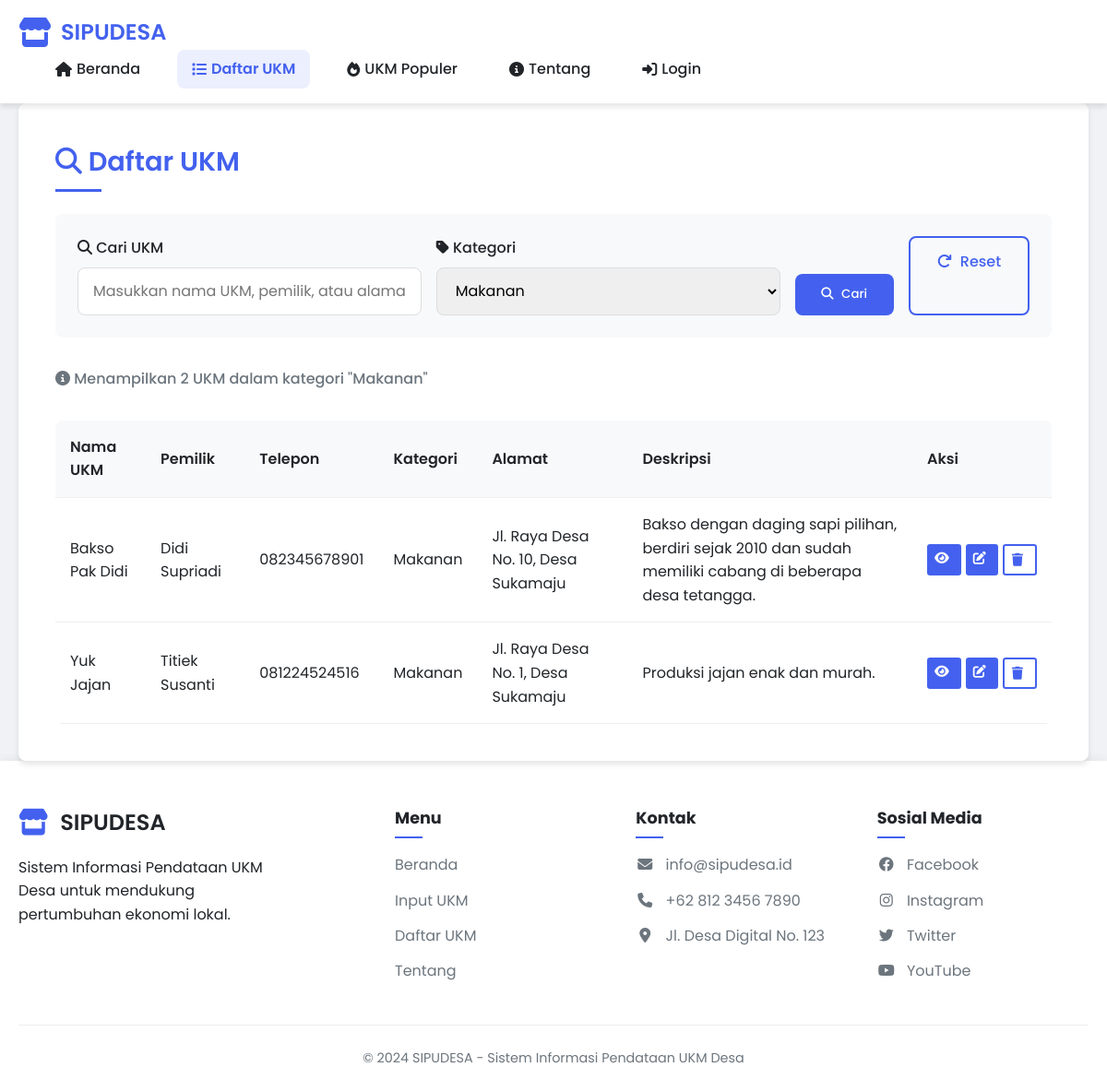
The app's page /daftar_ukm.php?kategori=Makanan with its own data.
### tables this page shows
CREATE TABLE ukm (
    id INT AUTO_INCREMENT PRIMARY KEY,
    nama_ukm VARCHAR(100) NOT NULL,
    pemilik_id INT NOT NULL,
    alamat TEXT NOT NULL,
    kategori_id INT NOT NULL,
    deskripsi TEXT NOT NULL,
    jumlah_karyawan INT DEFAULT 0,
    tahun_berdiri YEAR,
    status ENUM('Aktif', 'Tidak Aktif') DEFAULT 'Aktif',
    user_id INT NOT NULL,
    created_at TIMESTAMP DEFAULT CURRENT_TIMESTAMP,
    updated_at TIMESTAMP DEFAULT CURRENT_TIMESTAMP ON UPDATE CURRENT_TIMESTAMP,
    FOREIGN KEY (pemilik_id) REFERENCES pemilik_ukm(id),
    FOREIGN KEY (kategori_id) REFERENCES kategori_ukm(id),
    FOREIGN KEY (user_id) REFERENCES users(id) ON DELETE CASCADE
);

CREATE TABLE pemilik_ukm (
    id INT AUTO_INCREMENT PRIMARY KEY,
    nama VARCHAR(100) NOT NULL,
    telepon VARCHAR(20) NOT NULL,
    email VARCHAR(100),
    alamat TEXT,
    created_at TIMESTAMP DEFAULT CURRENT_TIMESTAMP,
    updated_at TIMESTAMP DEFAULT CURRENT_TIMESTAMP ON UPDATE CURRENT_TIMESTAMP
);

CREATE TABLE kategori_ukm (
    id INT AUTO_INCREMENT PRIMARY KEY,
    nama_kategori VARCHAR(50) NOT NULL,
    deskripsi TEXT
);

### daftar_ukm.php (the view, shortened to what this page needs)
<?php
require_once 'config/database.php';
$search = isset($_GET['search']) ? $_GET['search'] : '';
$kategori = isset($_GET['kategori']) ? $_GET['kategori'] : '';
$query = "SELECT u.*, p.nama as nama_pemilik, p.telepon as telepon_pemilik, k.nama_kategori as kategori
          FROM ukm u
          LEFT JOIN pemilik_ukm p ON u.pemilik_id = p.id
          LEFT JOIN kategori_ukm k ON u.kategori_id = k.id
          WHERE 1=1";
if (!empty($kategori)) {
    $query .= " AND k.nama_kategori = :kategori";
}
$query .= " ORDER BY u.nama_ukm ASC";
try {
    $stmt = $pdo->prepare($query);
    if (!empty($kategori)) {
        $stmt->bindParam(':kategori', $kategori);
    }
    $stmt->execute();
    $ukms = $stmt->fetchAll(PDO::FETCH_ASSOC);
} catch(PDOException $e) {
    $error = $e->getMessage();
}
?>
<!DOCTYPE html>
<html lang="id">
<head>
    <link rel="stylesheet" href="css/style.css">
    <link rel="stylesheet" href="https://cdnjs.cloudflare.com/ajax/libs/font-awesome/6.4.0/css/all.min.css">
</head>
<body>
    <header>
        <nav>
            <div class="container">
                <div class="logo">
                    <i class="fas fa-store fa-2x" style="color: var(--primary-color);"></i>
                    <h1>SIPUDESA</h1>
                </div>
                <ul id="navMenu">
                    <li><a href="index.php"><i class="fas fa-home"></i> Beranda</a></li>
                    <li><a href="daftar_ukm.php" class="active"><i class="fas fa-list"></i> Daftar UKM</a></li>
                    <li><a href="popular_ukm.php"><i class="fas fa-fire"></i> UKM Populer</a></li>
                    <li><a href="tentang.php"><i class="fas fa-info-circle"></i> Tentang</a></li>
                    <?php if (isset($_SESSION['user_id'])): ?>
                        <li><a href="input_ukm.php"><i class="fas fa-plus-circle"></i> Input UKM</a></li>
                        <?php if ($_SESSION['user_role'] === 'admin'): ?>
                            <li><a href="admin/dashboard.php"><i class="fas fa-tachometer-alt"></i> Dashboard</a></li>
                        <?php else: ?>
                            <li><a href="user/profile.php"><i class="fas fa-user"></i> Profil</a></li>
                        <?php endif; ?>
                        <li><a href="logout.php"><i class="fas fa-sign-out-alt"></i> Logout</a></li>
                    <?php else: ?>
                        <li><a href="login.php"><i class="fas fa-sign-in-alt"></i> Login</a></li>
                    <?php endif; ?>
                </ul>
            </div>
        </nav>
    </header>
    <main class="container animate-fade">
        <section class="search-section">
            <h2><i class="fas fa-search"></i> Daftar UKM</h2>
            <form method="GET" action="" class="search-form">
                <div class="form-group">
                    <label for="search"><i class="fas fa-search"></i> Cari UKM</label>
                    <input type="text" id="search" name="search" placeholder="Masukkan nama UKM, pemilik, atau alamat..." value="<?php echo htmlspecialchars($search); ?>">
                </div>
                <div class="form-group">
                    <label for="kategori"><i class="fas fa-tag"></i> Kategori</label>
                    <select name="kategori" id="kategori">
                        <option value="Makanan" <?php echo $kategori == 'Makanan' ? 'selected' : ''; ?>>Makanan</option>
                    </select>
                </div>
                <button type="submit" class="btn"><i class="fas fa-search"></i> Cari</button>
                <?php if (!empty($search) || !empty($kategori)): ?>
                    <a href="daftar_ukm.php" class="btn btn-outline"><i class="fas fa-redo"></i> Reset</a>
                <?php endif; ?>
            </form>
            <div class="result-summary">
                <p>
                    <?php if (count($ukms) > 0): ?>
                        <i class="fas fa-info-circle"></i> Menampilkan <?php echo count($ukms); ?> UKM
                        <?php if (!empty($kategori)): ?>
                            dalam kategori "<?php echo htmlspecialchars($kategori); ?>"
                        <?php endif; ?>
                    <?php endif; ?>
                </p>
            </div>
            <div class="ukm-list">
                <?php if (empty($ukms)): ?>
                    <div class="empty-state">
                        <i class="fas fa-search fa-3x" style="color: var(--gray-color); margin-bottom: 1rem;"></i>
                        <p>Tidak ada data UKM yang ditemukan.</p>
                        <a href="input_ukm.php" class="btn"><i class="fas fa-plus-circle"></i> Tambah UKM Baru</a>
                    </div>
                <?php else: ?>
                    <table>
                        <thead>
                            <tr>
                                <th>Nama UKM</th>
                                <th>Pemilik</th>
                                <th>Telepon</th>
                                <th>Kategori</th>
                                <th>Alamat</th>
                                <th>Deskripsi</th>
                                <th>Aksi</th>
                            </tr>
                        </thead>
                        <tbody>
                            <?php foreach ($ukms as $ukm): ?>
                                <tr>
                                    <td><?php echo htmlspecialchars($ukm['nama_ukm']); ?></td>
                                    <td><?php echo htmlspecialchars($ukm['nama_pemilik'] ?? 'Tidak ada data'); ?></td>
                                    <td><?php echo htmlspecialchars($ukm['telepon_pemilik'] ?? 'Tidak ada data'); ?></td>
                                    <td><?php echo htmlspecialchars($ukm['kategori'] ?? 'Tidak ada data'); ?></td>
                                    <td><?php echo htmlspecialchars($ukm['alamat'] ?? 'Tidak ada data'); ?></td>
                                    <td><?php echo htmlspecialchars($ukm['deskripsi'] ?? 'Tidak ada data'); ?></td>
                                    <td>
                                        <div class="action-buttons">
                                            <a href="view_ukm.php?id=<?php echo $ukm['id']; ?>" class="btn btn-sm" title="Lihat Detail">
                                                <i class="fas fa-eye"></i>
                                            </a>
                                            <a href="edit_ukm.php?id=<?php echo $ukm['id']; ?>" class="btn btn-sm btn-edit" title="Edit UKM">
                                                <i class="fas fa-edit"></i>
                                            </a>
                                            <a href="delete_ukm.php?id=<?php echo $ukm['id']; ?>" class="btn btn-sm btn-outline" title="Hapus UKM">
                                                <i class="fas fa-trash"></i>
                                            </a>
                                        </div>
                                    </td>
                                </tr>
                            <?php endforeach; ?>
                        </tbody>
                    </table>
                <?php endif; ?>
            </div>
        </section>
    </main>
    <footer>
        <div class="container">
            <div class="footer-content">
                <div class="footer-info">
                    <div class="footer-logo">
                        <i class="fas fa-store"></i>
                        <h3>SIPUDESA</h3>
                    </div>
                    <p>Sistem Informasi Pendataan UKM Desa untuk mendukung pertumbuhan ekonomi lokal.</p>
                </div>
                <div class="footer-links-container">
                    <div class="footer-links-column">
                        <h4>Menu</h4>
                        <a href="index.php">Beranda</a>
                        <a href="input_ukm.php">Input UKM</a>
                        <a href="daftar_ukm.php">Daftar UKM</a>
                        <a href="tentang.php">Tentang</a>
                    </div>
                    <div class="footer-links-column">
                        <h4>Kontak</h4>
                        <a href="mailto:info@sipudesa.id"><i class="fas fa-envelope"></i> info@sipudesa.id</a>
                        <a href="tel:+6281234567890"><i class="fas fa-phone"></i> +62 812 3456 7890</a>
                        <a href="#"><i class="fas fa-map-marker-alt"></i> Jl. Desa Digital No. 123</a>
                    </div>
                    <div class="footer-links-column">
                        <h4>Sosial Media</h4>
                        <a href="#"><i class="fab fa-facebook"></i> Facebook</a>
                        <a href="#"><i class="fab fa-instagram"></i> Instagram</a>
                        <a href="#"><i class="fab fa-twitter"></i> Twitter</a>
                        <a href="#"><i class="fab fa-youtube"></i> YouTube</a>
                    </div>
                </div>
            </div>
            <div class="footer-bottom">
                <p>&copy; 2024 SIPUDESA - Sistem Informasi Pendataan UKM Desa</p>
            </div>
        </div>
    </footer>
</body>
</html>

### daftar_ukm.php (style rules this page uses)
.action-buttons { display: flex; gap: 5px; justify-content: flex-start; }
.btn-sm { padding: 0.25rem 0.5rem; font-size: 0.875rem; border-radius: 0.2rem; }
.btn-edit { background-color: var(--primary-color); color: white; }

### records on screen
ukm: nama_ukm "Bakso Pak Didi", pemilik.nama "Didi Supriadi", pemilik.telepon "082345678901", kategori.nama_kategori "Makanan", alamat "Jl. Raya Desa No. 10, Desa Sukamaju", deskripsi "Bakso dengan daging sapi pilihan, berdiri sejak 2010 dan sudah memiliki cabang di beberapa desa tetangga."
ukm: nama_ukm "Yuk Jajan", pemilik.nama "Titiek Susanti", pemilik.telepon "081224524516", kategori.nama_kategori "Makanan", alamat "Jl. Raya Desa No. 1, Desa Sukamaju", deskripsi "Produksi jajan enak dan murah."

### other values on screen
count($ukms) "2"
$kategori "Makanan"
